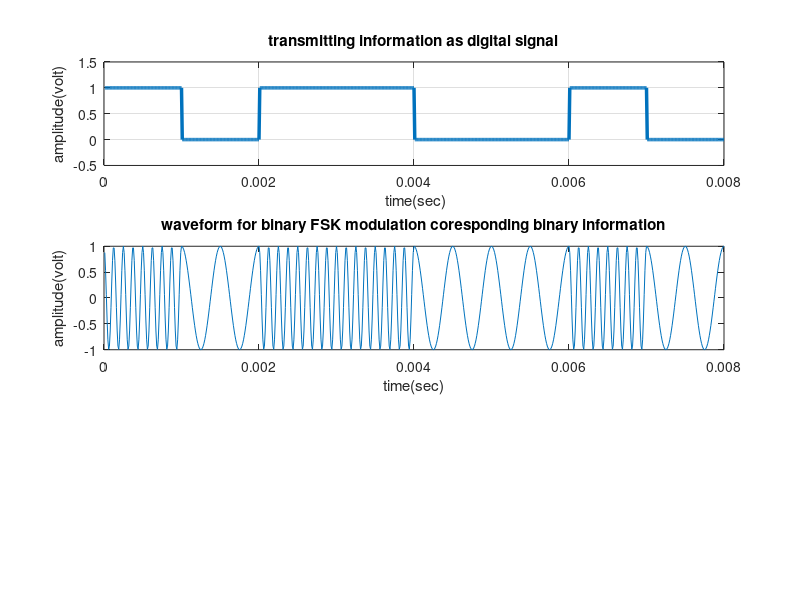

Reproduce this figure in MATLAB. (Note: this script raises an error after producing the figure.)
%% BFSK


x=[1,0,1,1,0,0,1,0]                                   % Binary Information
bp= 0.001;                                                    % bit period
disp(' Binary information at Trans mitter :');
disp(x);
%XX representation of transmitting binary information as digital signal XXX
bit=[]; 
for n=1:1:length(x)
    if x(n)==1;
       se=ones(1,100);
    else x(n)==0;
        se=zeros(1,100);
    end
     bit=[bit se];
end
t1=bp/100:bp/100:length(x)*(bp);
subplot(3,1,1);
plot(t1,bit,'lineWidth',2.5);grid on;
axis([ 0 bp*length(x) -.5 1.5]);
ylabel('amplitude(volt)');
xlabel(' time(sec)');
title('transmitting information as digital signal');
%XXXXXXXXXXXXXXXXXXXXXXX Binary-FSK modulation XXXXXXXXXXXXXXXXXXXXXXXXXXX%
A=1;                                          % Amplitude of carrier signal
br=1/bp;                                                         % bit rate
f1=br*8;                           % carrier frequency for information as 1
f2=br*2;                           % carrier frequency for information as 0
t2=bp/100:bp/100:bp;                 
ss=length(t2);
m=[];
for (i=1:1:length(x))
    if (x(i)==1)
        y=A*cos(2*pi*f1*t2);
    else
        y=A*cos(2*pi*f2*t2);
    end
    m=[m y];
end
t3=bp/100:bp/100:100*length(x)*(bp/100);
subplot(3,1,2);
plot(t3,m);
xlabel('time(sec)');
ylabel('amplitude(volt)');
title('waveform for binary FSK modulation coresponding binary information');
%XXXXXXXXXXXXXXXXXXXX Binary FSK demodulation XXXXXXXXXXXXXXXXXXXXXXXXXXXXX
mn=[];
for n=ss:ss:length(m)
  t=bp/100:bp/100:bp;
  y1=cos(2*pi*f1*t);                    % carrier siignal for information 1
  y2=cos(2*pi*f2*t);                    % carrier siignal for information 0
  mm=y1.*m((n-(ss-1)):n);
  mmm=y2.*m((n-(ss-1)):n);
  t4=bp/99:bp/99:bp;
  z1=trapz(t4,mm)                                             % intregation 
  z2=trapz(t4,mmm)                                            % intregation 
  zz1=round(2*z1/bp)
  zz2= round(2*z2/bp)
  if(zz1>A/2)      % logic lavel= (0+A)/2 or (A+0)/2 or 2.5 ( in this case)
    a=1;
  else(zz2>A/2)
    a=0;
  end
  mn=[mn a];
end
disp(' Binary information at Reciver :');
disp(mn);
%XXXXX Representation of binary information as digital signal which achived 
%after demodulation XXXXXXXXXXXXXXXXXXXXXXXXXXXXXXXXXXXXXXXXXXXXXXXXXXXXXXX
bit=[];
for n=1:length(mn);
    if mn(n)==1;
       se=ones(1,100);
    else mn(n)==0;
        se=zeros(1,100);
    end
     bit=[bit se];
end
t4=bp/100:bp/100:100*length(mn)*(bp/100);
subplot(3,1,3)
plot(t4,bit,'LineWidth',2.5);grid on;
axis([ 0 bp*length(mn) -.5 1.5]);
ylabel('amplitude(volt)');
xlabel(' time(sec)');
title('recived information as digital signal after binary FSK demodulation');

%% OOK
N = 1024;
br = 1000;       % bit rate of 1kps
bp= 1/br;            % bit period
L=16; %oversampling factor,L=Tb/Ts(Tb=bit period,Ts=sampling period)
%if a carrier is used, use L = Fs/Fc, where Fs >> 2xFc

Fc=10000; %carrier frequency
Fs=L*Fc;%sampling frequency

signal_length = Fs/br; 

ook_orig = binary_data(N);

% Get bits with signal length
ook_orig_signal = sync(ook_orig, signal_length);

t1=bp/signal_length:bp/signal_length:length(ook_orig)*(bp);
subplot(5,1,1);
plot(t1,ook_orig_signal,'lineWidth',2.5);grid on;
axis([ 0 bp*10 -.5 1.5]);
ylabel('Amplitude(volt)');
xlabel('Time(sec)');
title('Transmitting signal');

% Carrier Wave
carrier = cos(2*pi*Fc*t1);
subplot(5,1,2);
plot(t1,carrier,'lineWidth',2.5);grid on;
axis([ 0 bp*10 -1.5 1.5]);
ylabel('Amplitude(volt)');
xlabel(' Time(sec)');
title('Carrier Signal');

% Modulation
ook_mod_signal = ook_orig_signal.*carrier;
subplot(5,1,3);
plot(t1,ook_mod_signal,'lineWidth',2.5);grid on;
axis([ 0 bp*10 -1.5 1.5]);
ylabel('Amplitude(volt)');
xlabel(' Time(sec)');
title('Modulated Signal');

% Add Noise
ook_mod_noise_signal = add_noise(ook_mod_signal,1,5);
subplot(5,1,4);
plot(t1,ook_mod_noise_signal(1,:),'lineWidth',2.5);grid on;
axis([ 0 bp*10 -1.5 1.5]);
ylabel('Amplitude(volt)');
xlabel('Time(sec)');
title('Modulated Signal with Noise');

% Demodulation
ook_demod_signal = ook_mod_noise_signal(1,:).*carrier;
int_op = [];
for i = 0:signal_length:length(ook_demod_signal)-signal_length
    int_ = trapz(ook_demod_signal(i+(signal_length/2):i+(signal_length/2)+1));
    int_op = [int_op int_];
end
 
% Threshold
th = 0.5;
ook_rec_bits = (round(int_op,1)> th);
ook_rec_signal = sync(ook_rec_bits, signal_length);
subplot(5,1,5);
plot(t1,ook_rec_signal,'lineWidth',2.5);grid on;
axis([ 0 bp*10 -.5 1.5]);
ylabel('Amplitude(volt)');
xlabel(' Time(sec)');
title('Received Signal');



%% BFSK


fc = 1e5;       % Carrier freq
fs = 16*fc;         % Sampling freq


% --------------- Duplicate bit info to syn with bit period --------------
bit=[]; 
for n=1:1:length(y0)
    if y0(n)==1;
       se=ones(1,100);
    else y0(n)==0;
        se=zeros(1,100);
    end
     bit=[bit se];
end
t1=bp/100:bp/100:length(y0)*(bp);
subplot(3,1,1);
plot(t1,bit,'lineWidth',2.5);grid on;
axis([ 0 bp*10 -.5 1.5]);
ylabel('amplitude(volt)');
xlabel(' time(sec)');
title('transmitting information as digital signal');

% ---------------------- Binary-FSK modulation -----------------------------
A=1;                                          % Amplitude of carrier signal                                                        % bit rate
f1=br*8;                           % carrier frequency for information as 1
f2=br*2;                           % carrier frequency for information as 0
t2=bp/100:bp/100:bp;                 
ss=length(t2);
m=[];
for (i=1:1:length(y0))
    if (y0(i)==1)
        y=A*cos(2*pi*f1*t2);
    else
        y=A*cos(2*pi*f2*t2);
    end
    m=[m y];
end
t3=bp/100:bp/100:100*length(y0)*(bp/100);
subplot(3,1,2);
plot(t3,m);
axis([ 0 bp*10 -1.5 1.5]);
xlabel('Time(secs)');
ylabel('Amplitude(volts)');
title('Modulated Signal');

%------------------- Adding Additive WHite Noise ---------------------
n = randn(size(m)); % generate noise samples
nvar = power(10,-10/10); % calculate noise variance
m = m + nvar.*n;

%-------------------- Binary FSK demodulation ------------------------
mn=[];
for n=ss:ss:length(m)
  t=bp/100:bp/100:bp;
  y1=cos(2*pi*f1*t);                    % carrier siignal for information 1
  y2=cos(2*pi*f2*t);                    % carrier siignal for information 0
  mm=y1.*m((n-(ss-1)):n);
  mmm=y2.*m((n-(ss-1)):n);
  t4=1:1:length(mm);
  z1=trapz(t4,mm);                                             % intregation 
  z2=trapz(t4,mmm);                                            % intregation 
  zz1=round(2*z1/bp);
  zz2= round(2*z2/bp);
  if(zz1>A/2)      % logic lavel= (0+A)/2 or (A+0)/2 or 2.5 ( in this case)
    a=1;
  else(zz2>A/2)
    a=0;
  end
  mn=[mn a];
end
% disp(' Binary information at Reciver :');
% disp(mn);
%XXXXX Representation of binary information as digital signal which achived 
%after demodulation XXXXXXXXXXXXXXXXXXXXXXXXXXXXXXXXXXXXXXXXXXXXXXXXXXXXXXX
bit=[];
for n=1:length(mn);
    if mn(n)==1;
       se=ones(1,100);
    else mn(n)==0;
        se=zeros(1,100);
    end
     bit=[bit se];
end
t4=bp/100:bp/100:100*length(mn)*(bp/100);
subplot(3,1,3)
plot(t4,bit,'LineWidth',2.5);grid on;
axis([ 0 bp*10 -.5 1.5]);
ylabel('amplitude(volt)');
xlabel(' time(sec)');
title('recived information as digital signal after binary FSK demodulation');




%% FUNCTIONS

function sync_signal = sync(data_bits, signal_length)
    ook_orig_signal = [];
    for n=1:1:length(data_bits)
        if data_bits(n)==1;
            se=ones(1,signal_length);
        else data_bits(n)==0;
            se=zeros(1,signal_length);
        end
        ook_orig_signal=[ook_orig_signal se];
    end
    sync_signal = ook_orig_signal;
end



